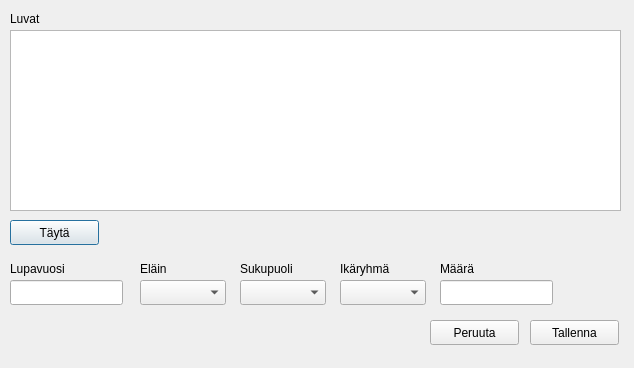
<?xml version="1.0" encoding="UTF-8"?>
<ui version="4.0">
 <class>Dialog</class>
 <widget class="QDialog" name="Dialog">
  <property name="geometry">
   <rect>
    <x>0</x>
    <y>0</y>
    <width>634</width>
    <height>368</height>
   </rect>
  </property>
  <property name="windowTitle">
   <string>Dialog</string>
  </property>
  <widget class="QTableWidget" name="licenseTableWidget">
   <property name="geometry">
    <rect>
     <x>10</x>
     <y>30</y>
     <width>611</width>
     <height>181</height>
    </rect>
   </property>
  </widget>
  <widget class="QLabel" name="licenseTableWidgetLabel">
   <property name="geometry">
    <rect>
     <x>10</x>
     <y>10</y>
     <width>67</width>
     <height>17</height>
    </rect>
   </property>
   <property name="text">
    <string>Luvat</string>
   </property>
  </widget>
  <widget class="QPushButton" name="populateFromTablePushButton">
   <property name="geometry">
    <rect>
     <x>10</x>
     <y>220</y>
     <width>89</width>
     <height>25</height>
    </rect>
   </property>
   <property name="text">
    <string>Täytä</string>
   </property>
  </widget>
  <widget class="QPushButton" name="savePushButton">
   <property name="geometry">
    <rect>
     <x>530</x>
     <y>320</y>
     <width>89</width>
     <height>25</height>
    </rect>
   </property>
   <property name="text">
    <string>Tallenna</string>
   </property>
  </widget>
  <widget class="QPushButton" name="cancelPushButton">
   <property name="geometry">
    <rect>
     <x>430</x>
     <y>320</y>
     <width>89</width>
     <height>25</height>
    </rect>
   </property>
   <property name="text">
    <string>Peruuta</string>
   </property>
  </widget>
  <widget class="QLineEdit" name="licenseYearLineEdit">
   <property name="geometry">
    <rect>
     <x>10</x>
     <y>280</y>
     <width>113</width>
     <height>25</height>
    </rect>
   </property>
  </widget>
  <widget class="QLabel" name="licenseYearLabel">
   <property name="geometry">
    <rect>
     <x>10</x>
     <y>260</y>
     <width>91</width>
     <height>17</height>
    </rect>
   </property>
   <property name="text">
    <string>Lupavuosi</string>
   </property>
  </widget>
  <widget class="QLabel" name="animalLabel">
   <property name="geometry">
    <rect>
     <x>140</x>
     <y>260</y>
     <width>67</width>
     <height>17</height>
    </rect>
   </property>
   <property name="text">
    <string>Eläin</string>
   </property>
  </widget>
  <widget class="QLabel" name="animalAgeGroupLabel">
   <property name="geometry">
    <rect>
     <x>340</x>
     <y>260</y>
     <width>81</width>
     <height>17</height>
    </rect>
   </property>
   <property name="text">
    <string>Ikäryhmä</string>
   </property>
  </widget>
  <widget class="QLabel" name="animalGenderLabel">
   <property name="geometry">
    <rect>
     <x>240</x>
     <y>260</y>
     <width>91</width>
     <height>17</height>
    </rect>
   </property>
   <property name="text">
    <string>Sukupuoli</string>
   </property>
  </widget>
  <widget class="QLabel" name="licenseAmountLabel">
   <property name="geometry">
    <rect>
     <x>440</x>
     <y>260</y>
     <width>67</width>
     <height>17</height>
    </rect>
   </property>
   <property name="text">
    <string>Määrä</string>
   </property>
  </widget>
  <widget class="QComboBox" name="animalComboBox">
   <property name="geometry">
    <rect>
     <x>140</x>
     <y>280</y>
     <width>86</width>
     <height>25</height>
    </rect>
   </property>
  </widget>
  <widget class="QComboBox" name="animalGenderComboBox">
   <property name="geometry">
    <rect>
     <x>240</x>
     <y>280</y>
     <width>86</width>
     <height>25</height>
    </rect>
   </property>
  </widget>
  <widget class="QComboBox" name="animalAgeGroupComboBox">
   <property name="geometry">
    <rect>
     <x>340</x>
     <y>280</y>
     <width>86</width>
     <height>25</height>
    </rect>
   </property>
  </widget>
  <widget class="QLineEdit" name="licenseAmountLineEdit">
   <property name="geometry">
    <rect>
     <x>440</x>
     <y>280</y>
     <width>113</width>
     <height>25</height>
    </rect>
   </property>
  </widget>
 </widget>
 <resources/>
 <connections/>
</ui>
